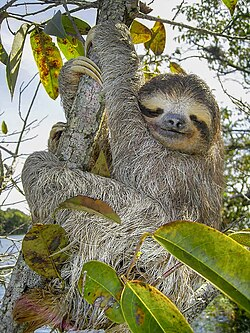
#> input picture image-change/namakemono.jpg, 250 x 333 px
$ python image-change.py
#> lines starting #> are read from the running program, lines starting #| are printed output that depends on the picture
#import numpy as np
import cv2
#サポートパッチのインポート
from google.colab.patches import cv2_imshow

img = cv2.imread('namakemono.jpg')
#> img is the input picture: shape (333, 250, 3); mean B, G, R 103.3, 130.9, 131.8

cv2.circle(img, (178, 110), 50, (0, 0, 255), thickness = 5)
cv2.arrowedLine(img, (120, 210), (140, 160), (0, 0, 0), thickness = 5)
#.FONT_HERSHEY_COMPLEX
cv2.putText(img, 'sleeping', (50, 240), cv2.FONT_HERSHEY_COMPLEX, 1, (255, 0, 0), thickness = 2)
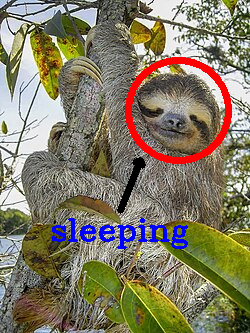
#> img: shape (333, 250, 3); mean B, G, R 101.6, 124, 131.4

cv2_imshow(img)
